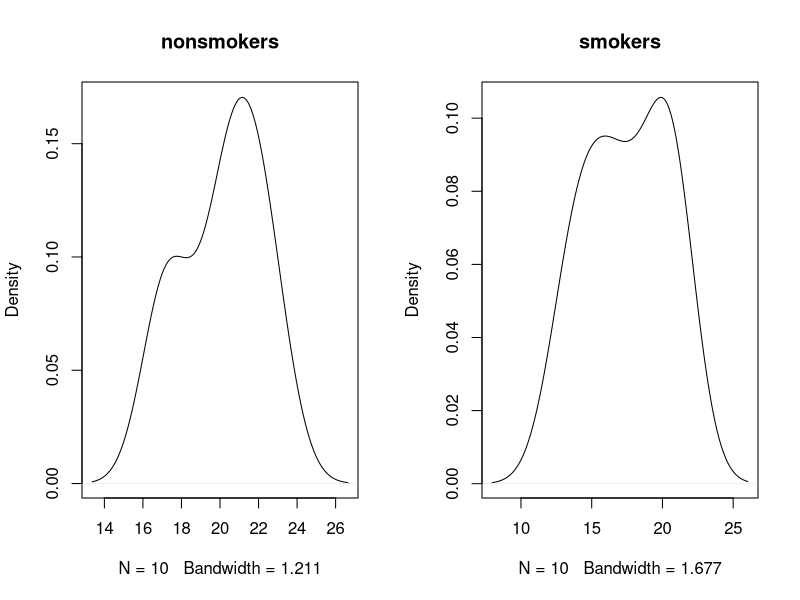
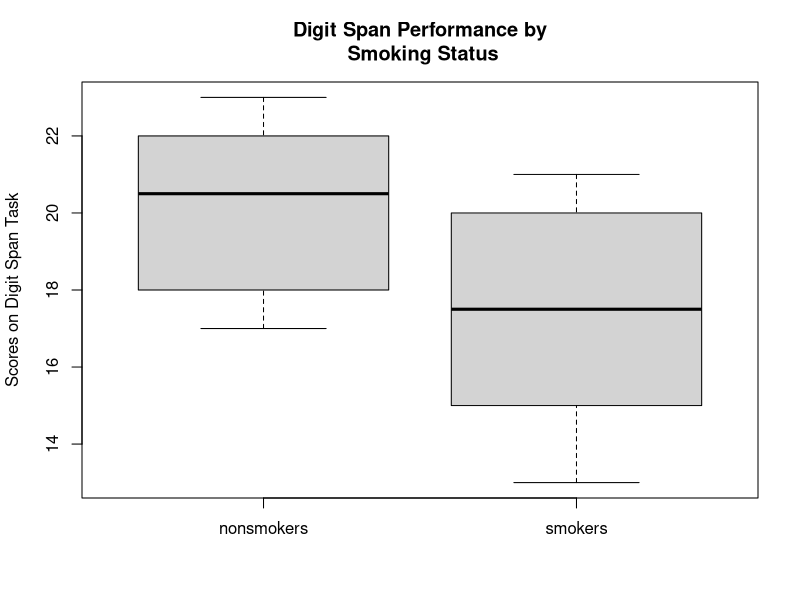
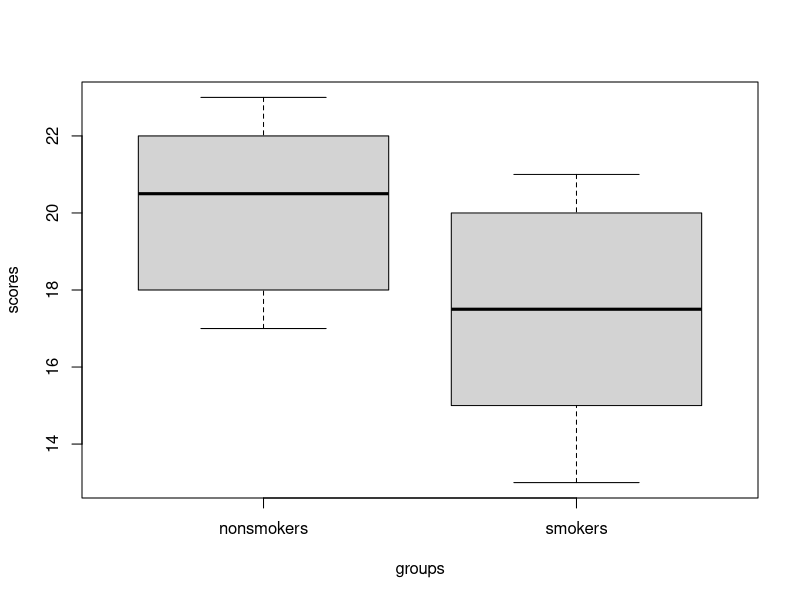

Write R code to recreate these figures, in order.

(class1= sample(c(60:100),25))
(class2= sample(c(60:100),30))
ttest2s1= t.test(x=class1, y=class2)

 # or to understand complete code.

#t-test Independent : Difference Between Means
#two-sample t-test

#links
#http://www.sthda.com/english/wiki/unpaired-two-samples-t-test-in-r#r-function-to-compute-unpaired-two-samples-t-test
#https://ww2.coastal.edu/kingw/statistics/R-tutorials/independent-t.html
#http://www.r-tutor.com/elementary-statistics/inference-about-two-populations/population-mean-between-two-independent-samples


#Criteria

#simple random sampling.
#The samples are independent.
#Each population is at least 20 times larger than its respective sample.
#The sampling distribution is approximately normal, which is generally the case if any of the following conditions apply.

#   The population distribution is normal.

#   The population data are symmetric, unimodal, without outliers, and the sample size is 15 or less.

#   The population data are slightly skewed, unimodal, without outliers, and the sample size is 16 to 40.

#   The sample size is greater than 40, without outliers.



#http://stattrek.com/hypothesis-test/difference-in-means.aspx?Tutorial=AP



#Hypothesis

#H0: μ1 = μ2 Ha: μ1 ≠ μ2

(class1 = sample(60:100,25))

(class2 = sample(60:100,30))



#determine whether the difference between means found in the sample is significantly 

#different from the hypothesized difference between means ?t.test

#t.test(x, y ,  alternative = c("two.sided", "less", "greater"),  mu = 0, paired = FALSE, var.equal = FALSE, conf.level = 0.95, ...)



(ttest2s1 = t.test(x=class1, y=class2))



ttest2s1$statistic ; ttest2s1$p.value



(n1 = length(class1)); (n2=length(class2))

qt(1-.05/2,df=min(n1,n2))



#Equal Variance

(ttest2s1 = t.test(x=class1, y=class2, var.equal = T))



#Unequal Variance

(ttest2s1 = t.test(x=class1, y=class2, var.equal = F))





# Smokers

nonsmokers = c(18,22,21,17,20,17,23,20,22,21)

smokers = c(16,20,14,21,20,18,13,15,17,21)



#sample size < 30

t.test(nonsmokers,smokers) # 2 sample

t.test(nonsmokers, mu=20)  #1 sample

(n1 = length(nonsmokers))

(n2 = length(smokers))

dfs = n1 + n2 -2 

qt(1-.05/2,df=dfs)

qt(.05/2,df=dfs)

t.test(nonsmokers,smokers)

#2.5 > absolute(2.1)

# t calc > t-table : pval < 0.03 : Reject Ho

# Diff in means != 0



par(mfrow=c(1,2))               # set graphics window to plot side by side

plot(density(nonsmokers), main="nonsmokers")

plot(density(smokers), main="smokers")

par(mfrow=c(1,1))

boxplot(nonsmokers, smokers, ylab="Scores on Digit Span Task",     # plot and label y-axis
        
        names=c("nonsmokers","smokers"),                           # group names on x-axis
        
        main="Digit Span Performance by\n Smoking Status")         # main title



# 1 Tail, Equal variance

t.test(nonsmokers, smokers, alternative="greater", var.equal=T)





# Formula Method

scores = c(nonsmokers, smokers)

groups = c("nonsmokers","smokers")        # Make sure these are in the right order!

groups = rep(groups, times=c(10,10))      # 10 nonsmokers, 10 smokers

mj.data = data.frame(groups, scores)

mj.data

by(scores, groups, mean)

boxplot(scores ~ groups)     

t.test(scores ~ groups, data=mj.data) 



#

wilcox.test(nonsmokers, smokers)



# One Tail Tests ---------

#Null hypothesis: μ1 - μ2 >= 7 

#Alternative hypothesis: μ1 - μ2 < 7